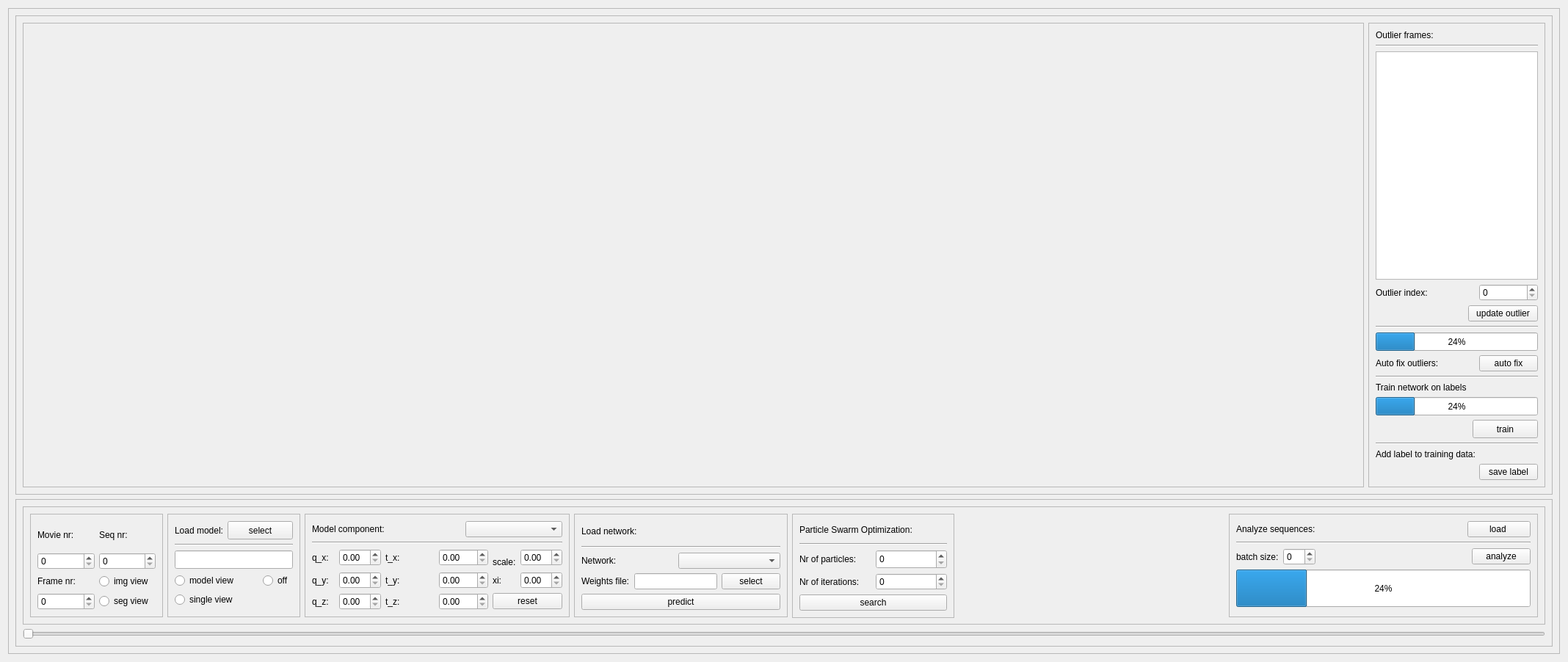
      <widget class="QWidget" name="TrackTab">
       <attribute name="title">
        <string>Track data</string>
       </attribute>
       <layout class="QHBoxLayout" name="horizontalLayout_5">
        <item>
         <widget class="QFrame" name="frame_4">
          <property name="frameShape">
           <enum>QFrame::StyledPanel</enum>
          </property>
          <property name="frameShadow">
           <enum>QFrame::Raised</enum>
          </property>
          <layout class="QVBoxLayout" name="verticalLayout_4">
           <item>
            <widget class="QFrame" name="frame_7">
             <property name="minimumSize">
              <size>
               <width>1751</width>
               <height>591</height>
              </size>
             </property>
             <property name="frameShape">
              <enum>QFrame::StyledPanel</enum>
             </property>
             <property name="frameShadow">
              <enum>QFrame::Raised</enum>
             </property>
             <layout class="QHBoxLayout" name="horizontalLayout_2">
              <item>
               <widget class="ImgViewer2" name="img_viewer_2">
                <property name="frameShape">
                 <enum>QFrame::StyledPanel</enum>
                </property>
                <property name="frameShadow">
                 <enum>QFrame::Raised</enum>
                </property>
               </widget>
              </item>
              <item>
               <widget class="QFrame" name="frame_12">
                <property name="minimumSize">
                 <size>
                  <width>241</width>
                  <height>571</height>
                 </size>
                </property>
                <property name="maximumSize">
                 <size>
                  <width>241</width>
                  <height>16777215</height>
                 </size>
                </property>
                <property name="frameShape">
                 <enum>QFrame::StyledPanel</enum>
                </property>
                <property name="frameShadow">
                 <enum>QFrame::Raised</enum>
                </property>
                <layout class="QGridLayout" name="gridLayout_9">
                 <item row="0" column="0">
                  <widget class="QLabel" name="label_32">
                   <property name="text">
                    <string>Outlier frames:</string>
                   </property>
                  </widget>
                 </item>
                 <item row="1" column="0" colspan="4">
                  <widget class="Line" name="line_11">
                   <property name="orientation">
                    <enum>Qt::Horizontal</enum>
                   </property>
                  </widget>
                 </item>
                 <item row="2" column="0" colspan="4">
                  <widget class="QTableWidget" name="outlier_frame_table">
                   <property name="minimumSize">
                    <size>
                     <width>221</width>
                     <height>311</height>
                    </size>
                   </property>
                  </widget>
                 </item>
                 <item row="3" column="0">
                  <widget class="QLabel" name="label_37">
                   <property name="text">
                    <string>Outlier index:</string>
                   </property>
                  </widget>
                 </item>
                 <item row="3" column="3">
                  <widget class="QSpinBox" name="outlier_spin"/>
                 </item>
                 <item row="4" column="0">
                  <spacer name="horizontalSpacer_19">
                   <property name="orientation">
                    <enum>Qt::Horizontal</enum>
                   </property>
                   <property name="sizeHint" stdset="0">
                    <size>
                     <width>106</width>
                     <height>20</height>
                    </size>
                   </property>
                  </spacer>
                 </item>
                 <item row="4" column="1" colspan="3">
                  <widget class="QPushButton" name="update_outlier_btn">
                   <property name="text">
                    <string>update outlier</string>
                   </property>
                  </widget>
                 </item>
                 <item row="5" column="0" colspan="4">
                  <widget class="Line" name="line_13">
                   <property name="orientation">
                    <enum>Qt::Horizontal</enum>
                   </property>
                  </widget>
                 </item>
                 <item row="6" column="0" colspan="4">
                  <widget class="QProgressBar" name="outlier_fix_progress">
                   <property name="minimumSize">
                    <size>
                     <width>221</width>
                     <height>25</height>
                    </size>
                   </property>
                   <property name="value">
                    <number>24</number>
                   </property>
                  </widget>
                 </item>
                 <item row="7" column="0">
                  <widget class="QLabel" name="label_38">
                   <property name="text">
                    <string>Auto fix outliers:</string>
                   </property>
                  </widget>
                 </item>
                 <item row="7" column="3">
                  <widget class="QPushButton" name="auto_fix_btn">
                   <property name="text">
                    <string>auto fix</string>
                   </property>
                  </widget>
                 </item>
                 <item row="8" column="0" colspan="4">
                  <widget class="Line" name="line_24">
                   <property name="orientation">
                    <enum>Qt::Horizontal</enum>
                   </property>
                  </widget>
                 </item>
                 <item row="9" column="0" colspan="4">
                  <widget class="QLabel" name="label_69">
                   <property name="text">
                    <string>Train network on labels</string>
                   </property>
                  </widget>
                 </item>
                 <item row="10" column="0" colspan="4">
                  <widget class="QProgressBar" name="train_net_progress">
                   <property name="minimumSize">
                    <size>
                     <width>221</width>
                     <height>25</height>
                    </size>
                   </property>
                   <property name="value">
                    <number>24</number>
                   </property>
                  </widget>
                 </item>
                 <item row="11" column="0" colspan="2">
                  <spacer name="horizontalSpacer_20">
                   <property name="orientation">
                    <enum>Qt::Horizontal</enum>
                   </property>
                   <property name="sizeHint" stdset="0">
                    <size>
                     <width>119</width>
                     <height>20</height>
                    </size>
                   </property>
                  </spacer>
                 </item>
                 <item row="11" column="2" colspan="2">
                  <widget class="QPushButton" name="train_net_btn">
                   <property name="minimumSize">
                    <size>
                     <width>89</width>
                     <height>25</height>
                    </size>
                   </property>
                   <property name="text">
                    <string>train</string>
                   </property>
                  </widget>
                 </item>
                 <item row="12" column="0" colspan="4">
                  <widget class="Line" name="line_23">
                   <property name="orientation">
                    <enum>Qt::Horizontal</enum>
                   </property>
                  </widget>
                 </item>
                 <item row="13" column="0" colspan="4">
                  <widget class="QLabel" name="label_39">
                   <property name="text">
                    <string>Add label to training data:</string>
                   </property>
                  </widget>
                 </item>
                 <item row="14" column="0" colspan="3">
                  <spacer name="horizontalSpacer">
                   <property name="orientation">
                    <enum>Qt::Horizontal</enum>
                   </property>
                   <property name="sizeHint" stdset="0">
                    <size>
                     <width>132</width>
                     <height>20</height>
                    </size>
                   </property>
                  </spacer>
                 </item>
                 <item row="14" column="3">
                  <widget class="QPushButton" name="add_lbl_btn">
                   <property name="text">
                    <string>save label</string>
                   </property>
                  </widget>
                 </item>
                </layout>
               </widget>
              </item>
             </layout>
            </widget>
           </item>
           <item>
            <widget class="QFrame" name="frame_10">
             <property name="minimumSize">
              <size>
               <width>1751</width>
               <height>201</height>
              </size>
             </property>
             <property name="maximumSize">
              <size>
               <width>16777215</width>
               <height>201</height>
              </size>
             </property>
             <property name="frameShape">
              <enum>QFrame::StyledPanel</enum>
             </property>
             <property name="frameShadow">
              <enum>QFrame::Raised</enum>
             </property>
             <layout class="QVBoxLayout" name="verticalLayout_5">
              <item>
               <widget class="QFrame" name="frame_13">
                <property name="minimumSize">
                 <size>
                  <width>1731</width>
                  <height>161</height>
                 </size>
                </property>
                <property name="maximumSize">
                 <size>
                  <width>16777215</width>
                  <height>161</height>
                 </size>
                </property>
                <property name="frameShape">
                 <enum>QFrame::StyledPanel</enum>
                </property>
                <property name="frameShadow">
                 <enum>QFrame::Raised</enum>
                </property>
                <layout class="QGridLayout" name="gridLayout_15">
                 <item row="0" column="0">
                  <widget class="QFrame" name="frame_14">
                   <property name="minimumSize">
                    <size>
                     <width>181</width>
                     <height>141</height>
                    </size>
                   </property>
                   <property name="maximumSize">
                    <size>
                     <width>181</width>
                     <height>16777215</height>
                    </size>
                   </property>
                   <property name="frameShape">
                    <enum>QFrame::StyledPanel</enum>
                   </property>
                   <property name="frameShadow">
                    <enum>QFrame::Raised</enum>
                   </property>
                   <layout class="QGridLayout" name="gridLayout_5">
                    <item row="0" column="0">
                     <widget class="QLabel" name="label_9">
                      <property name="text">
                       <string>Movie nr:</string>
                      </property>
                     </widget>
                    </item>
                    <item row="0" column="1">
                     <widget class="QLabel" name="label_26">
                      <property name="text">
                       <string>Seq nr:</string>
                      </property>
                     </widget>
                    </item>
                    <item row="1" column="0">
                     <widget class="QSpinBox" name="movie_spin_2"/>
                    </item>
                    <item row="1" column="1">
                     <widget class="QSpinBox" name="seq_nr_spin"/>
                    </item>
                    <item row="2" column="0">
                     <widget class="QLabel" name="label_10">
                      <property name="text">
                       <string>Frame nr:</string>
                      </property>
                     </widget>
                    </item>
                    <item row="2" column="1">
                     <widget class="QRadioButton" name="img_view_btn">
                      <property name="text">
                       <string>img view</string>
                      </property>
                     </widget>
                    </item>
                    <item row="3" column="0">
                     <widget class="QSpinBox" name="frame_spin_2"/>
                    </item>
                    <item row="3" column="1">
                     <widget class="QRadioButton" name="seg_view_btn">
                      <property name="text">
                       <string>seg view</string>
                      </property>
                     </widget>
                    </item>
                   </layout>
                  </widget>
                 </item>
                 <item row="0" column="1">
                  <widget class="QFrame" name="frame_15">
                   <property name="minimumSize">
                    <size>
                     <width>181</width>
                     <height>141</height>
                    </size>
                   </property>
                   <property name="maximumSize">
                    <size>
                     <width>196</width>
                     <height>16777215</height>
                    </size>
                   </property>
                   <property name="frameShape">
                    <enum>QFrame::StyledPanel</enum>
                   </property>
                   <property name="frameShadow">
                    <enum>QFrame::Raised</enum>
                   </property>
                   <layout class="QGridLayout" name="gridLayout_2">
                    <item row="0" column="0">
                     <widget class="QLabel" name="label_11">
                      <property name="text">
                       <string>Load model:</string>
                      </property>
                     </widget>
                    </item>
                    <item row="0" column="1" colspan="2">
                     <widget class="QPushButton" name="select_mdl_btn">
                      <property name="minimumSize">
                       <size>
                        <width>89</width>
                        <height>25</height>
                       </size>
                      </property>
                      <property name="text">
                       <string>select</string>
                      </property>
                     </widget>
                    </item>
                    <item row="1" column="0" colspan="3">
                     <widget class="Line" name="line_6">
                      <property name="orientation">
                       <enum>Qt::Horizontal</enum>
                      </property>
                     </widget>
                    </item>
                    <item row="2" column="0" colspan="3">
                     <widget class="QLineEdit" name="model_disp">
                      <property name="minimumSize">
                       <size>
                        <width>161</width>
                        <height>25</height>
                       </size>
                      </property>
                     </widget>
                    </item>
                    <item row="3" column="0" colspan="2">
                     <widget class="QRadioButton" name="mdl_view_btn">
                      <property name="text">
                       <string>model view</string>
                      </property>
                     </widget>
                    </item>
                    <item row="3" column="2">
                     <widget class="QRadioButton" name="off_view_btn">
                      <property name="text">
                       <string>off</string>
                      </property>
                     </widget>
                    </item>
                    <item row="4" column="0" colspan="2">
                     <widget class="QRadioButton" name="single_view_btn">
                      <property name="text">
                       <string>single view</string>
                      </property>
                     </widget>
                    </item>
                   </layout>
                  </widget>
                 </item>
                 <item row="0" column="2">
                  <widget class="QFrame" name="frame_17">
                   <property name="minimumSize">
                    <size>
                     <width>361</width>
                     <height>141</height>
                    </size>
                   </property>
                   <property name="maximumSize">
                    <size>
                     <width>361</width>
                     <height>16777215</height>
                    </size>
                   </property>
                   <property name="frameShape">
                    <enum>QFrame::StyledPanel</enum>
                   </property>
                   <property name="frameShadow">
                    <enum>QFrame::Raised</enum>
                   </property>
                   <layout class="QGridLayout" name="gridLayout_4">
                    <item row="0" column="0" colspan="3">
                     <widget class="QLabel" name="label_15">
                      <property name="text">
                       <string>Model component:</string>
                      </property>
                     </widget>
                    </item>
                    <item row="0" column="3" colspan="2">
                     <spacer name="horizontalSpacer_8">
                      <property name="orientation">
                       <enum>Qt::Horizontal</enum>
                      </property>
                      <property name="sizeHint" stdset="0">
                       <size>
                        <width>47</width>
                        <height>20</height>
                       </size>
                      </property>
                     </spacer>
                    </item>
                    <item row="0" column="5" colspan="3">
                     <widget class="QComboBox" name="mdl_combo"/>
                    </item>
                    <item row="1" column="0" colspan="8">
                     <widget class="Line" name="line_7">
                      <property name="orientation">
                       <enum>Qt::Horizontal</enum>
                      </property>
                     </widget>
                    </item>
                    <item row="2" column="0" rowspan="2">
                     <widget class="QLabel" name="label_16">
                      <property name="text">
                       <string>q_x:</string>
                      </property>
                     </widget>
                    </item>
                    <item row="2" column="1" rowspan="2">
                     <widget class="QDoubleSpinBox" name="qx_spin"/>
                    </item>
                    <item row="2" column="2" rowspan="2" colspan="2">
                     <widget class="QLabel" name="label_19">
                      <property name="text">
                       <string>t_x:</string>
                      </property>
                     </widget>
                    </item>
                    <item row="2" column="4" rowspan="2" colspan="2">
                     <widget class="QDoubleSpinBox" name="tx_spin"/>
                    </item>
                    <item row="2" column="7" rowspan="2">
                     <widget class="QDoubleSpinBox" name="scale_spin"/>
                    </item>
                    <item row="3" column="6">
                     <widget class="QLabel" name="label_22">
                      <property name="text">
                       <string>scale:</string>
                      </property>
                     </widget>
                    </item>
                    <item row="4" column="0">
                     <widget class="QLabel" name="label_17">
                      <property name="text">
                       <string>q_y:</string>
                      </property>
                     </widget>
                    </item>
                    <item row="4" column="1">
                     <widget class="QDoubleSpinBox" name="qy_spin"/>
                    </item>
                    <item row="4" column="2" colspan="2">
                     <widget class="QLabel" name="label_20">
                      <property name="text">
                       <string>t_y:</string>
                      </property>
                     </widget>
                    </item>
                    <item row="4" column="4" colspan="2">
                     <widget class="QDoubleSpinBox" name="ty_spin"/>
                    </item>
                    <item row="4" column="6">
                     <widget class="QLabel" name="label_23">
                      <property name="text">
                       <string>xi:</string>
                      </property>
                     </widget>
                    </item>
                    <item row="4" column="7">
                     <widget class="QDoubleSpinBox" name="xi_spin"/>
                    </item>
                    <item row="5" column="0">
                     <widget class="QLabel" name="label_18">
                      <property name="text">
                       <string>q_z:</string>
                      </property>
                     </widget>
                    </item>
                    <item row="5" column="1">
                     <widget class="QDoubleSpinBox" name="qz_spin"/>
                    </item>
                    <item row="5" column="2" colspan="2">
                     <widget class="QLabel" name="label_21">
                      <property name="text">
                       <string>t_z:</string>
                      </property>
                     </widget>
                    </item>
                    <item row="5" column="4" colspan="2">
                     <widget class="QDoubleSpinBox" name="tz_spin"/>
                    </item>
                    <item row="5" column="6" colspan="2">
                     <widget class="QPushButton" name="reset_state_btn">
                      <property name="text">
                       <string>reset</string>
                      </property>
                     </widget>
                    </item>
                   </layout>
                  </widget>
                 </item>
                 <item row="0" column="3">
                  <widget class="QFrame" name="frame_18">
                   <property name="minimumSize">
                    <size>
                     <width>291</width>
                     <height>141</height>
                    </size>
                   </property>
                   <property name="maximumSize">
                    <size>
                     <width>291</width>
                     <height>141</height>
                    </size>
                   </property>
                   <property name="frameShape">
                    <enum>QFrame::StyledPanel</enum>
                   </property>
                   <property name="frameShadow">
                    <enum>QFrame::Raised</enum>
                   </property>
                   <layout class="QGridLayout" name="gridLayout_6">
                    <item row="0" column="0" colspan="2">
                     <widget class="QLabel" name="label_24">
                      <property name="text">
                       <string>Load network:</string>
                      </property>
                     </widget>
                    </item>
                    <item row="1" column="0" colspan="4">
                     <widget class="Line" name="line_9">
                      <property name="orientation">
                       <enum>Qt::Horizontal</enum>
                      </property>
                     </widget>
                    </item>
                    <item row="2" column="0">
                     <widget class="QLabel" name="label_25">
                      <property name="text">
                       <string>Network:</string>
                      </property>
                     </widget>
                    </item>
                    <item row="2" column="2" colspan="2">
                     <widget class="QComboBox" name="network_combo"/>
                    </item>
                    <item row="3" column="0">
                     <widget class="QLabel" name="label_27">
                      <property name="text">
                       <string>Weights file:</string>
                      </property>
                     </widget>
                    </item>
                    <item row="3" column="1" colspan="2">
                     <widget class="QLineEdit" name="weights_disp"/>
                    </item>
                    <item row="3" column="3">
                     <widget class="QPushButton" name="select_weights_btn">
                      <property name="text">
                       <string>select</string>
                      </property>
                     </widget>
                    </item>
                    <item row="4" column="0" colspan="4">
                     <widget class="QPushButton" name="predict_btn">
                      <property name="text">
                       <string>predict</string>
                      </property>
                     </widget>
                    </item>
                   </layout>
                  </widget>
                 </item>
                 <item row="0" column="4">
                  <widget class="QFrame" name="frame_19">
                   <property name="minimumSize">
                    <size>
                     <width>221</width>
                     <height>142</height>
                    </size>
                   </property>
                   <property name="maximumSize">
                    <size>
                     <width>221</width>
                     <height>142</height>
                    </size>
                   </property>
                   <property name="frameShape">
                    <enum>QFrame::StyledPanel</enum>
                   </property>
                   <property name="frameShadow">
                    <enum>QFrame::Raised</enum>
                   </property>
                   <layout class="QGridLayout" name="gridLayout_8">
                    <item row="0" column="0" colspan="2">
                     <widget class="QLabel" name="label_28">
                      <property name="text">
                       <string>Particle Swarm Optimization:</string>
                      </property>
                     </widget>
                    </item>
                    <item row="1" column="0" colspan="2">
                     <widget class="Line" name="line_10">
                      <property name="orientation">
                       <enum>Qt::Horizontal</enum>
                      </property>
                     </widget>
                    </item>
                    <item row="2" column="0">
                     <widget class="QLabel" name="label_29">
                      <property name="text">
                       <string>Nr of particles:</string>
                      </property>
                     </widget>
                    </item>
                    <item row="2" column="1">
                     <widget class="QSpinBox" name="N_particles_spin">
                      <property name="minimumSize">
                       <size>
                        <width>81</width>
                        <height>26</height>
                       </size>
                      </property>
                     </widget>
                    </item>
                    <item row="3" column="0">
                     <widget class="QLabel" name="label_30">
                      <property name="text">
                       <string>Nr of iterations:</string>
                      </property>
                     </widget>
                    </item>
                    <item row="3" column="1">
                     <widget class="QSpinBox" name="N_iter_spin"/>
                    </item>
                    <item row="4" column="0" colspan="2">
                     <widget class="QPushButton" name="pso_search_btn">
                      <property name="text">
                       <string>search</string>
                      </property>
                     </widget>
                    </item>
                   </layout>
                  </widget>
                 </item>
                 <item row="0" column="5">
                  <spacer name="horizontalSpacer_9">
                   <property name="orientation">
                    <enum>Qt::Horizontal</enum>
                   </property>
                   <property name="sizeHint" stdset="0">
                    <size>
                     <width>368</width>
                     <height>138</height>
                    </size>
                   </property>
                  </spacer>
                 </item>
                 <item row="0" column="6">
                  <widget class="QFrame" name="frame_22">
                   <property name="minimumSize">
                    <size>
                     <width>421</width>
                     <height>141</height>
                    </size>
                   </property>
                   <property name="maximumSize">
                    <size>
                     <width>16777215</width>
                     <height>141</height>
                    </size>
                   </property>
                   <property name="frameShape">
                    <enum>QFrame::StyledPanel</enum>
                   </property>
                   <property name="frameShadow">
                    <enum>QFrame::Raised</enum>
                   </property>
                   <layout class="QGridLayout" name="gridLayout_14">
                    <item row="0" column="0" colspan="2">
                     <widget class="QLabel" name="label_31">
                      <property name="text">
                       <string>Analyze sequences:</string>
                      </property>
                     </widget>
                    </item>
                    <item row="0" column="2">
                     <spacer name="horizontalSpacer_11">
                      <property name="orientation">
                       <enum>Qt::Horizontal</enum>
                      </property>
                      <property name="sizeHint" stdset="0">
                       <size>
                        <width>120</width>
                        <height>20</height>
                       </size>
                      </property>
                     </spacer>
                    </item>
                    <item row="0" column="3" colspan="2">
                     <widget class="QPushButton" name="load_tracked_btn">
                      <property name="text">
                       <string>load </string>
                      </property>
                     </widget>
                    </item>
                    <item row="1" column="0" colspan="5">
                     <widget class="Line" name="line_12">
                      <property name="orientation">
                       <enum>Qt::Horizontal</enum>
                      </property>
                     </widget>
                    </item>
                    <item row="2" column="0">
                     <widget class="QLabel" name="label_49">
                      <property name="text">
                       <string>batch size:</string>
                      </property>
                     </widget>
                    </item>
                    <item row="2" column="1">
                     <widget class="QSpinBox" name="batch_size_spin"/>
                    </item>
                    <item row="2" column="2">
                     <spacer name="horizontalSpacer_12">
                      <property name="orientation">
                       <enum>Qt::Horizontal</enum>
                      </property>
                      <property name="sizeHint" stdset="0">
                       <size>
                        <width>120</width>
                        <height>19</height>
                       </size>
                      </property>
                     </spacer>
                    </item>
                    <item row="2" column="4">
                     <widget class="QPushButton" name="analyze_btn">
                      <property name="text">
                       <string>analyze</string>
                      </property>
                     </widget>
                    </item>
                    <item row="3" column="0" colspan="5">
                     <widget class="QProgressBar" name="analysis_progress">
                      <property name="minimumSize">
                       <size>
                        <width>401</width>
                        <height>51</height>
                       </size>
                      </property>
                      <property name="value">
                       <number>24</number>
                      </property>
                     </widget>
                    </item>
                   </layout>
                  </widget>
                 </item>
                </layout>
               </widget>
              </item>
              <item>
               <widget class="QSlider" name="frame_slider_2">
                <property name="minimumSize">
                 <size>
                  <width>1731</width>
                  <height>0</height>
                 </size>
                </property>
                <property name="orientation">
                 <enum>Qt::Horizontal</enum>
                </property>
               </widget>
              </item>
             </layout>
            </widget>
           </item>
          </layout>
         </widget>
        </item>
       </layout>
      </widget>
